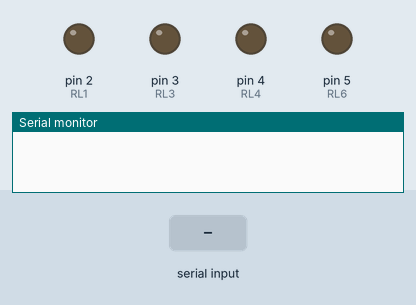
This sketch was run on a simulated Arduino Uno, built with avr-gcc and run on an emulated ATmega328P. Shown: output pins drawn as LEDs (lit = HIGH), the last lines printed to the serial monitor. The inputs (shaded band) are chosen by the test bench.

Above: at 1.3 s.
1.4 s: "1" received over Serial
At 2.6 s:
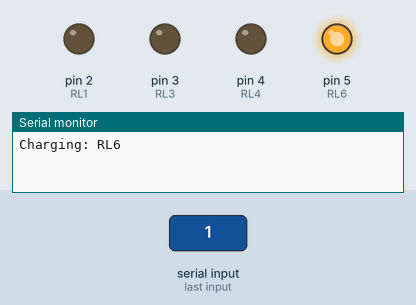
3.0 s: "2" received over Serial
At 3.8 s:
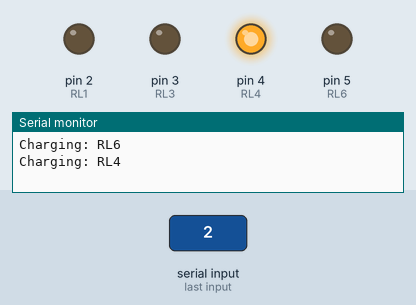
4.6 s: "3" received over Serial
At 5.1 s:
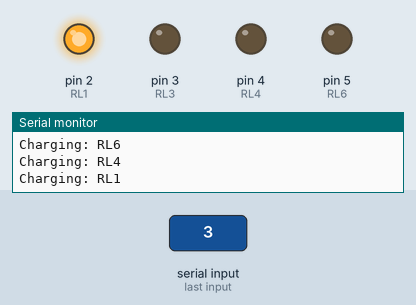
6.2 s: "4" received over Serial
At 7.5 s:
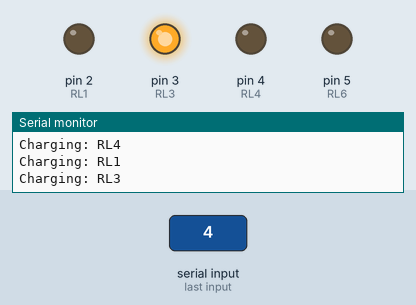
7.8 s: "0" received over Serial
At 8.6 s:
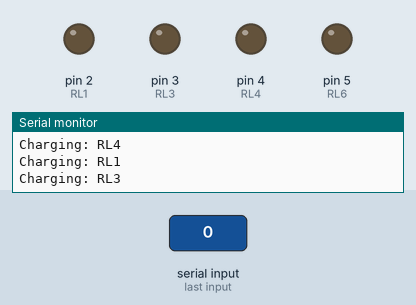
Timing chart, 0 to 10.3 s (numbered marks = the images above; inputs shaded):
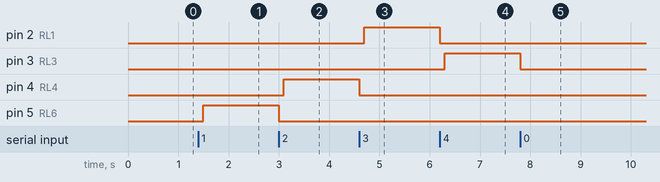

The sketch:

Relay_Testing.ino
```cpp
int RL1 = 2;
int RL3 = 3;
int RL4 = 4;
int RL6 = 5;
int input;

void setup() {
  pinMode(RL1, OUTPUT);
  pinMode(RL3, OUTPUT);
  pinMode(RL4, OUTPUT);
  pinMode(RL6, OUTPUT);
  Serial.begin(9600);
  allRelaysOpen();
}

void loop() {
  if (Serial.available()>0){
    input = Serial.read();

    switch (input){
      case '1':{ //Charging
        allRelaysOpen();
        //closed relays
        digitalWrite(RL6,HIGH);
        Serial.println("Charging: RL6");
      break;
    }
      case '2':{ //Discharge
        allRelaysOpen();
        //closed relays
        digitalWrite(RL4,HIGH);
        Serial.println("Charging: RL4");
      break;
    }
      case '3':{ //Operation
        allRelaysOpen();
        //closed relays
        digitalWrite(RL1, HIGH);
        Serial.println("Charging: RL1");
      break;
      }
      case '4': { //Ignition
        allRelaysOpen();
        //closed relays
        digitalWrite(RL3,HIGH);
        Serial.println("Charging: RL3");
      break;
      }
      default: {
        allRelaysOpen();
        break;
      }
    }
  }
}

void allRelaysOpen(){
  digitalWrite(RL1, LOW);
  digitalWrite(RL3, LOW);
  digitalWrite(RL4, LOW);
  digitalWrite(RL6,LOW);
  delay(100);

}
```

Measured:
- after the input at 1.4 s, pin 5 (RL6): LOW → HIGH after 0.10 s
- after the input at 3.0 s, pin 4 (RL4): LOW → HIGH after 0.10 s; pin 5 (RL6): HIGH → LOW at once
- after the input at 4.6 s, pin 2 (RL1): LOW → HIGH after 0.10 s; pin 4 (RL4): HIGH → LOW at once
- after the input at 6.2 s, pin 2 (RL1): HIGH → LOW at once; pin 3 (RL3): LOW → HIGH after 0.10 s
- after the input at 7.8 s, pin 3 (RL3): HIGH → LOW at once
